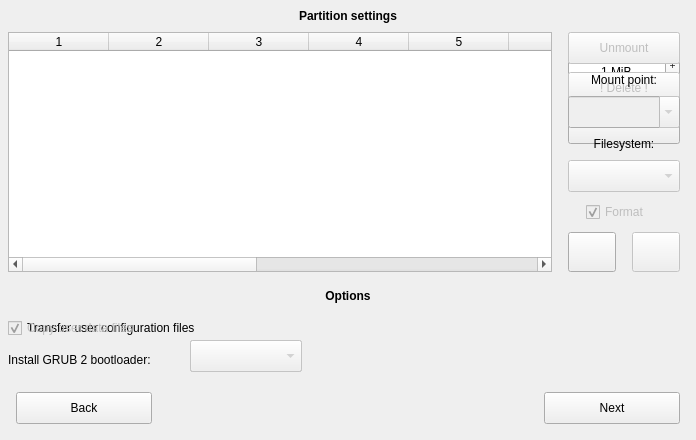
     <widget class="QWidget" name="copypanel" native="true">
      <property name="geometry">
       <rect>
        <x>1</x>
        <y>904</y>
        <width>696</width>
        <height>440</height>
       </rect>
      </property>
      <property name="autoFillBackground">
       <bool>true</bool>
      </property>
      <widget class="QLabel" name="partitionsettingstext">
       <property name="geometry">
        <rect>
         <x>0</x>
         <y>0</y>
         <width>696</width>
         <height>32</height>
        </rect>
       </property>
       <property name="font">
        <font>
         <weight>75</weight>
         <bold>true</bold>
        </font>
       </property>
       <property name="text">
        <string>Partition settings</string>
       </property>
       <property name="alignment">
        <set>Qt::AlignCenter</set>
       </property>
      </widget>
      <widget class="QLabel" name="partitionoptionstext">
       <property name="geometry">
        <rect>
         <x>0</x>
         <y>280</y>
         <width>696</width>
         <height>32</height>
        </rect>
       </property>
       <property name="font">
        <font>
         <weight>75</weight>
         <bold>true</bold>
        </font>
       </property>
       <property name="text">
        <string>Options</string>
       </property>
       <property name="alignment">
        <set>Qt::AlignCenter</set>
       </property>
      </widget>
      <widget class="chckbxevent" name="usersettingscopy">
       <property name="geometry">
        <rect>
         <x>8</x>
         <y>318</y>
         <width>318</width>
         <height>20</height>
        </rect>
       </property>
       <property name="cursor">
        <cursorShape>PointingHandCursor</cursorShape>
       </property>
       <property name="focusPolicy">
        <enum>Qt::NoFocus</enum>
       </property>
       <property name="text">
        <string>Transfer user configuration files</string>
       </property>
       <property name="tristate">
        <bool>true</bool>
       </property>
      </widget>
      <widget class="QCheckBox" name="userdatafilescopy">
       <property name="enabled">
        <bool>false</bool>
       </property>
       <property name="geometry">
        <rect>
         <x>8</x>
         <y>318</y>
         <width>162</width>
         <height>20</height>
        </rect>
       </property>
       <property name="cursor">
        <cursorShape>PointingHandCursor</cursorShape>
       </property>
       <property name="focusPolicy">
        <enum>Qt::NoFocus</enum>
       </property>
       <property name="text">
        <string>Copy user data files</string>
       </property>
       <property name="checked">
        <bool>true</bool>
       </property>
      </widget>
      <widget class="QLabel" name="grubinstalltext">
       <property name="geometry">
        <rect>
         <x>8</x>
         <y>344</y>
         <width>183</width>
         <height>32</height>
        </rect>
       </property>
       <property name="text">
        <string>Install GRUB 2 bootloader:</string>
       </property>
      </widget>
      <widget class="QPushButton" name="copyback">
       <property name="geometry">
        <rect>
         <x>16</x>
         <y>392</y>
         <width>136</width>
         <height>32</height>
        </rect>
       </property>
       <property name="cursor">
        <cursorShape>PointingHandCursor</cursorShape>
       </property>
       <property name="text">
        <string>Back</string>
       </property>
      </widget>
      <widget class="QPushButton" name="copynext">
       <property name="enabled">
        <bool>true</bool>
       </property>
       <property name="geometry">
        <rect>
         <x>544</x>
         <y>392</y>
         <width>136</width>
         <height>32</height>
        </rect>
       </property>
       <property name="cursor">
        <cursorShape>PointingHandCursor</cursorShape>
       </property>
       <property name="focusPolicy">
        <enum>Qt::NoFocus</enum>
       </property>
       <property name="text">
        <string>Next</string>
       </property>
      </widget>
      <widget class="QComboBox" name="grubinstallcopydisable">
       <property name="enabled">
        <bool>true</bool>
       </property>
       <property name="geometry">
        <rect>
         <x>190</x>
         <y>340</y>
         <width>112</width>
         <height>32</height>
        </rect>
       </property>
       <property name="minimumSize">
        <size>
         <width>112</width>
         <height>32</height>
        </size>
       </property>
       <property name="cursor">
        <cursorShape>PointingHandCursor</cursorShape>
       </property>
       <property name="focusPolicy">
        <enum>Qt::NoFocus</enum>
       </property>
       <property name="sizeAdjustPolicy">
        <enum>QComboBox::AdjustToContents</enum>
       </property>
      </widget>
      <widget class="tblwdgtevent" name="partitionsettings">
       <property name="geometry">
        <rect>
         <x>8</x>
         <y>32</y>
         <width>544</width>
         <height>240</height>
        </rect>
       </property>
       <property name="focusPolicy">
        <enum>Qt::ClickFocus</enum>
       </property>
       <property name="editTriggers">
        <set>QAbstractItemView::NoEditTriggers</set>
       </property>
       <property name="tabKeyNavigation">
        <bool>false</bool>
       </property>
       <property name="showDropIndicator" stdset="0">
        <bool>false</bool>
       </property>
       <property name="dragDropOverwriteMode">
        <bool>false</bool>
       </property>
       <property name="selectionMode">
        <enum>QAbstractItemView::SingleSelection</enum>
       </property>
       <property name="selectionBehavior">
        <enum>QAbstractItemView::SelectRows</enum>
       </property>
       <property name="showGrid">
        <bool>false</bool>
       </property>
       <property name="wordWrap">
        <bool>false</bool>
       </property>
       <property name="cornerButtonEnabled">
        <bool>false</bool>
       </property>
       <property name="columnCount">
        <number>11</number>
       </property>
       <attribute name="horizontalHeaderMinimumSectionSize">
        <number>10</number>
       </attribute>
       <attribute name="horizontalHeaderHighlightSections">
        <bool>false</bool>
       </attribute>
       <attribute name="horizontalHeaderStretchLastSection">
        <bool>true</bool>
       </attribute>
       <attribute name="verticalHeaderVisible">
        <bool>false</bool>
       </attribute>
       <attribute name="verticalHeaderMinimumSectionSize">
        <number>20</number>
       </attribute>
       <attribute name="verticalHeaderDefaultSectionSize">
        <number>20</number>
       </attribute>
       <attribute name="verticalHeaderHighlightSections">
        <bool>false</bool>
       </attribute>
       <column/>
       <column/>
       <column/>
       <column/>
       <column/>
       <column/>
       <column/>
       <column/>
       <column/>
       <column/>
       <column/>
      </widget>
      <widget class="lblevent" name="copyresize">
       <property name="geometry">
        <rect>
         <x>686</x>
         <y>430</y>
         <width>10</width>
         <height>10</height>
        </rect>
       </property>
       <property name="cursor">
        <cursorShape>PointingHandCursor</cursorShape>
       </property>
       <property name="pixmap">
        <pixmap resource="pictures.qrc">:/pictures/resize.png</pixmap>
       </property>
       <property name="scaledContents">
        <bool>true</bool>
       </property>
       <property name="alignment">
        <set>Qt::AlignCenter</set>
       </property>
      </widget>
      <widget class="QWidget" name="copycover" native="true">
       <property name="geometry">
        <rect>
         <x>5</x>
         <y>5</y>
         <width>686</width>
         <height>321</height>
        </rect>
       </property>
      </widget>
      <widget class="QWidget" name="partitionsettingspanel1" native="true">
       <property name="geometry">
        <rect>
         <x>552</x>
         <y>32</y>
         <width>144</width>
         <height>240</height>
        </rect>
       </property>
       <widget class="QCheckBox" name="format">
        <property name="enabled">
         <bool>false</bool>
        </property>
        <property name="geometry">
         <rect>
          <x>34</x>
          <y>170</y>
          <width>81</width>
          <height>20</height>
         </rect>
        </property>
        <property name="cursor">
         <cursorShape>PointingHandCursor</cursorShape>
        </property>
        <property name="focusPolicy">
         <enum>Qt::NoFocus</enum>
        </property>
        <property name="text">
         <string>Format</string>
        </property>
        <property name="checked">
         <bool>true</bool>
        </property>
       </widget>
       <widget class="QPushButton" name="partitionrefresh">
        <property name="geometry">
         <rect>
          <x>16</x>
          <y>200</y>
          <width>48</width>
          <height>40</height>
         </rect>
        </property>
        <property name="cursor">
         <cursorShape>PointingHandCursor</cursorShape>
        </property>
        <property name="focusPolicy">
         <enum>Qt::NoFocus</enum>
        </property>
        <property name="toolTip">
         <string>Reset partitions settings</string>
        </property>
        <property name="icon">
         <iconset resource="pictures.qrc">
          <normaloff>:/pictures/refresh.png</normaloff>:/pictures/refresh.png</iconset>
        </property>
        <property name="iconSize">
         <size>
          <width>23</width>
          <height>23</height>
         </size>
        </property>
       </widget>
       <widget class="bttnevent" name="unmountdelete">
        <property name="enabled">
         <bool>false</bool>
        </property>
        <property name="geometry">
         <rect>
          <x>16</x>
          <y>0</y>
          <width>112</width>
          <height>32</height>
         </rect>
        </property>
        <property name="cursor">
         <cursorShape>PointingHandCursor</cursorShape>
        </property>
        <property name="focusPolicy">
         <enum>Qt::NoFocus</enum>
        </property>
        <property name="text">
         <string>Unmount</string>
        </property>
        <property name="iconSize">
         <size>
          <width>13</width>
          <height>13</height>
         </size>
        </property>
       </widget>
       <widget class="QComboBox" name="filesystem">
        <property name="enabled">
         <bool>false</bool>
        </property>
        <property name="geometry">
         <rect>
          <x>16</x>
          <y>128</y>
          <width>112</width>
          <height>32</height>
         </rect>
        </property>
        <property name="cursor">
         <cursorShape>PointingHandCursor</cursorShape>
        </property>
        <property name="focusPolicy">
         <enum>Qt::NoFocus</enum>
        </property>
       </widget>
       <widget class="QPushButton" name="changepartition">
        <property name="enabled">
         <bool>false</bool>
        </property>
        <property name="geometry">
         <rect>
          <x>80</x>
          <y>200</y>
          <width>48</width>
          <height>40</height>
         </rect>
        </property>
        <property name="cursor">
         <cursorShape>PointingHandCursor</cursorShape>
        </property>
        <property name="focusPolicy">
         <enum>Qt::NoFocus</enum>
        </property>
        <property name="toolTip">
         <string>Change partition settings</string>
        </property>
        <property name="text">
         <string/>
        </property>
        <property name="icon">
         <iconset resource="pictures.qrc">
          <normaloff>:/pictures/leftgreenarrow.png</normaloff>:/pictures/leftgreenarrow.png</iconset>
        </property>
        <property name="iconSize">
         <size>
          <width>24</width>
          <height>22</height>
         </size>
        </property>
       </widget>
       <widget class="QLabel" name="label_40">
        <property name="geometry">
         <rect>
          <x>0</x>
          <y>96</y>
          <width>144</width>
          <height>32</height>
         </rect>
        </property>
        <property name="text">
         <string>Filesystem:</string>
        </property>
        <property name="alignment">
         <set>Qt::AlignCenter</set>
        </property>
       </widget>
       <widget class="QComboBox" name="mountpoint">
        <property name="enabled">
         <bool>false</bool>
        </property>
        <property name="geometry">
         <rect>
          <x>16</x>
          <y>64</y>
          <width>112</width>
          <height>32</height>
         </rect>
        </property>
        <property name="cursor">
         <cursorShape>PointingHandCursor</cursorShape>
        </property>
        <property name="focusPolicy">
         <enum>Qt::ClickFocus</enum>
        </property>
        <property name="editable">
         <bool>true</bool>
        </property>
       </widget>
       <widget class="QLabel" name="label_39">
        <property name="geometry">
         <rect>
          <x>0</x>
          <y>32</y>
          <width>144</width>
          <height>32</height>
         </rect>
        </property>
        <property name="text">
         <string>Mount point:</string>
        </property>
        <property name="alignment">
         <set>Qt::AlignCenter</set>
        </property>
       </widget>
      </widget>
      <widget class="QWidget" name="partitionsettingspanel2" native="true">
       <property name="geometry">
        <rect>
         <x>552</x>
         <y>32</y>
         <width>144</width>
         <height>240</height>
        </rect>
       </property>
       <widget class="QPushButton" name="partitionrefresh2">
        <property name="geometry">
         <rect>
          <x>16</x>
          <y>80</y>
          <width>112</width>
          <height>32</height>
         </rect>
        </property>
        <property name="cursor">
         <cursorShape>PointingHandCursor</cursorShape>
        </property>
        <property name="focusPolicy">
         <enum>Qt::NoFocus</enum>
        </property>
        <property name="toolTip">
         <string>Reset partitions settings</string>
        </property>
        <property name="text">
         <string/>
        </property>
        <property name="icon">
         <iconset resource="pictures.qrc">
          <normaloff>:/pictures/refresh.png</normaloff>:/pictures/refresh.png</iconset>
        </property>
        <property name="iconSize">
         <size>
          <width>20</width>
          <height>20</height>
         </size>
        </property>
       </widget>
       <widget class="QPushButton" name="partitiondelete">
        <property name="enabled">
         <bool>false</bool>
        </property>
        <property name="geometry">
         <rect>
          <x>16</x>
          <y>40</y>
          <width>112</width>
          <height>32</height>
         </rect>
        </property>
        <property name="cursor">
         <cursorShape>PointingHandCursor</cursorShape>
        </property>
        <property name="focusPolicy">
         <enum>Qt::NoFocus</enum>
        </property>
        <property name="styleSheet">
         <string notr="true">QPushButton:enabled{color: red}</string>
        </property>
        <property name="text">
         <string>! Delete !</string>
        </property>
        <property name="iconSize">
         <size>
          <width>13</width>
          <height>13</height>
         </size>
        </property>
       </widget>
       <widget class="QPushButton" name="unmount">
        <property name="enabled">
         <bool>false</bool>
        </property>
        <property name="geometry">
         <rect>
          <x>16</x>
          <y>0</y>
          <width>112</width>
          <height>32</height>
         </rect>
        </property>
        <property name="cursor">
         <cursorShape>PointingHandCursor</cursorShape>
        </property>
        <property name="focusPolicy">
         <enum>Qt::NoFocus</enum>
        </property>
        <property name="text">
         <string>Unmount</string>
        </property>
        <property name="iconSize">
         <size>
          <width>13</width>
          <height>13</height>
         </size>
        </property>
       </widget>
      </widget>
      <widget class="QWidget" name="partitionsettingspanel3" native="true">
       <property name="geometry">
        <rect>
         <x>552</x>
         <y>32</y>
         <width>144</width>
         <height>240</height>
        </rect>
       </property>
       <widget class="QPushButton" name="newpartition">
        <property name="geometry">
         <rect>
          <x>80</x>
          <y>64</y>
          <width>48</width>
          <height>40</height>
         </rect>
        </property>
        <property name="cursor">
         <cursorShape>PointingHandCursor</cursorShape>
        </property>
        <property name="focusPolicy">
         <enum>Qt::NoFocus</enum>
        </property>
        <property name="toolTip">
         <string>Add new partition</string>
        </property>
        <property name="text">
         <string/>
        </property>
        <property name="icon">
         <iconset resource="pictures.qrc">
          <normaloff>:/pictures/leftgreenarrow.png</normaloff>:/pictures/leftgreenarrow.png</iconset>
        </property>
        <property name="iconSize">
         <size>
          <width>24</width>
          <height>22</height>
         </size>
        </property>
       </widget>
       <widget class="QPushButton" name="partitionrefresh3">
        <property name="geometry">
         <rect>
          <x>16</x>
          <y>64</y>
          <width>48</width>
          <height>40</height>
         </rect>
        </property>
        <property name="cursor">
         <cursorShape>PointingHandCursor</cursorShape>
        </property>
        <property name="focusPolicy">
         <enum>Qt::NoFocus</enum>
        </property>
        <property name="toolTip">
         <string>Reset partitions settings</string>
        </property>
        <property name="text">
         <string/>
        </property>
        <property name="icon">
         <iconset resource="pictures.qrc">
          <normaloff>:/pictures/refresh.png</normaloff>:/pictures/refresh.png</iconset>
        </property>
        <property name="iconSize">
         <size>
          <width>23</width>
          <height>23</height>
         </size>
        </property>
       </widget>
       <widget class="QLabel" name="label_42">
        <property name="geometry">
         <rect>
          <x>0</x>
          <y>0</y>
          <width>144</width>
          <height>24</height>
         </rect>
        </property>
        <property name="text">
         <string>Create new:</string>
        </property>
        <property name="alignment">
         <set>Qt::AlignHCenter|Qt::AlignTop</set>
        </property>
       </widget>
       <widget class="QSpinBox" name="partitionsize">
        <property name="geometry">
         <rect>
          <x>16</x>
          <y>24</y>
          <width>112</width>
          <height>32</height>
         </rect>
        </property>
        <property name="focusPolicy">
         <enum>Qt::ClickFocus</enum>
        </property>
        <property name="alignment">
         <set>Qt::AlignCenter</set>
        </property>
        <property name="buttonSymbols">
         <enum>QAbstractSpinBox::PlusMinus</enum>
        </property>
        <property name="accelerated">
         <bool>true</bool>
        </property>
        <property name="suffix">
         <string notr="true"> MiB</string>
        </property>
        <property name="minimum">
         <number>1</number>
        </property>
       </widget>
      </widget>
      <widget class="QComboBox" name="grubinstallcopy">
       <property name="enabled">
        <bool>false</bool>
       </property>
       <property name="geometry">
        <rect>
         <x>190</x>
         <y>340</y>
         <width>112</width>
         <height>32</height>
        </rect>
       </property>
       <property name="minimumSize">
        <size>
         <width>112</width>
         <height>32</height>
        </size>
       </property>
       <property name="cursor">
        <cursorShape>PointingHandCursor</cursorShape>
       </property>
       <property name="focusPolicy">
        <enum>Qt::NoFocus</enum>
       </property>
      </widget>
      <zorder>partitionsettingspanel3</zorder>
      <zorder>partitionsettingspanel2</zorder>
      <zorder>grubinstallcopydisable</zorder>
      <zorder>partitionsettingstext</zorder>
      <zorder>partitionoptionstext</zorder>
      <zorder>usersettingscopy</zorder>
      <zorder>userdatafilescopy</zorder>
      <zorder>grubinstalltext</zorder>
      <zorder>copyback</zorder>
      <zorder>copynext</zorder>
      <zorder>partitionsettings</zorder>
      <zorder>partitionsettingspanel1</zorder>
      <zorder>copycover</zorder>
      <zorder>copyresize</zorder>
      <zorder>grubinstallcopy</zorder>
     </widget>
